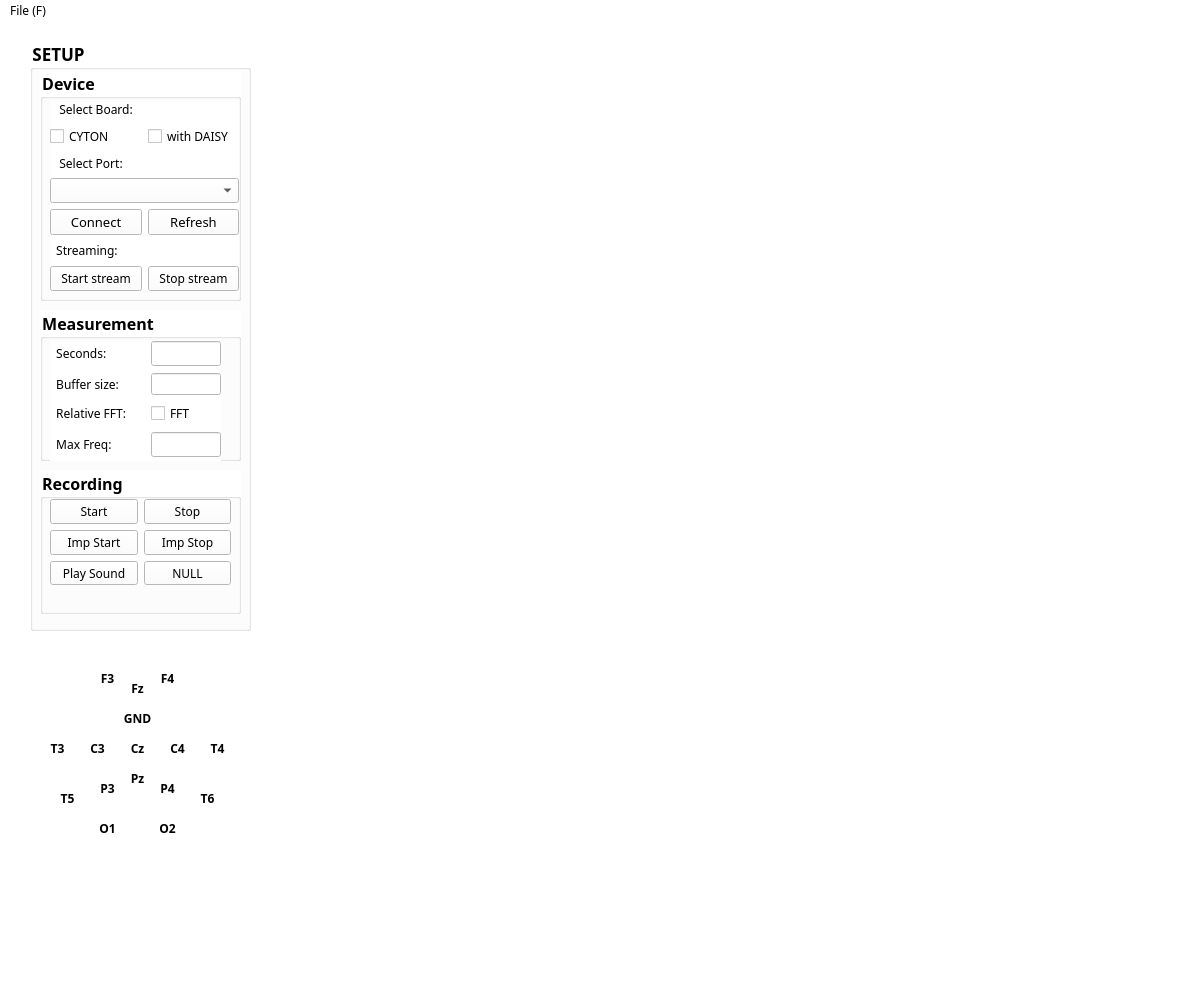
<?xml version="1.0" encoding="UTF-8"?>
<ui version="4.0">
 <class>MainWindow</class>
 <widget class="QWidget" name="MainWindow">
  <property name="geometry">
   <rect>
    <x>0</x>
    <y>0</y>
    <width>1200</width>
    <height>1000</height>
   </rect>
  </property>
  <property name="font">
   <font>
    <family>Malgun Gothic</family>
   </font>
  </property>
  <property name="windowTitle">
   <string>MainWindow</string>
  </property>
  <property name="styleSheet">
   <string notr="true">background-color:white</string>
  </property>
  <widget class="QWidget" name="centralwidget" native="true">
   <property name="geometry">
    <rect>
     <x>20</x>
     <y>40</y>
     <width>991</width>
     <height>851</height>
    </rect>
   </property>
   <widget class="QWidget" name="verticalLayoutWidget">
    <property name="geometry">
     <rect>
      <x>240</x>
      <y>10</y>
      <width>741</width>
      <height>841</height>
     </rect>
    </property>
    <layout class="QVBoxLayout" name="graph_layout"/>
   </widget>
   <widget class="QGroupBox" name="groupBox_2">
    <property name="geometry">
     <rect>
      <x>10</x>
      <y>0</y>
      <width>221</width>
      <height>591</height>
     </rect>
    </property>
    <property name="font">
     <font>
      <family>Malgun Gothic</family>
      <pointsize>13</pointsize>
      <weight>75</weight>
      <bold>true</bold>
     </font>
    </property>
    <property name="title">
     <string>SETUP</string>
    </property>
    <widget class="QGroupBox" name="groupBox_4">
     <property name="geometry">
      <rect>
       <x>10</x>
       <y>30</y>
       <width>201</width>
       <height>231</height>
      </rect>
     </property>
     <property name="font">
      <font>
       <family>Malgun Gothic</family>
       <pointsize>12</pointsize>
       <weight>75</weight>
       <bold>true</bold>
      </font>
     </property>
     <property name="title">
      <string>Device</string>
     </property>
     <widget class="QWidget" name="gridLayoutWidget_2">
      <property name="geometry">
       <rect>
        <x>10</x>
        <y>30</y>
        <width>189</width>
        <height>191</height>
       </rect>
      </property>
      <layout class="QGridLayout" name="gridLayout_2">
       <item row="3" column="0" colspan="2">
        <widget class="QComboBox" name="port_COMB">
         <property name="font">
          <font>
           <family>Malgun Gothic</family>
          </font>
         </property>
        </widget>
       </item>
       <item row="4" column="0">
        <widget class="QPushButton" name="connect_PB">
         <property name="font">
          <font>
           <family>Malgun Gothic</family>
           <pointsize>10</pointsize>
           <weight>50</weight>
           <bold>false</bold>
          </font>
         </property>
         <property name="text">
          <string>Connect</string>
         </property>
        </widget>
       </item>
       <item row="0" column="0" colspan="2">
        <widget class="QLabel" name="label_5">
         <property name="font">
          <font>
           <family>Malgun Gothic</family>
          </font>
         </property>
         <property name="text">
          <string>   Select Board:  </string>
         </property>
        </widget>
       </item>
       <item row="6" column="0">
        <widget class="QPushButton" name="start_PB">
         <property name="font">
          <font>
           <family>Malgun Gothic</family>
          </font>
         </property>
         <property name="text">
          <string>Start stream</string>
         </property>
        </widget>
       </item>
       <item row="1" column="0">
        <widget class="QCheckBox" name="cyton_CB">
         <property name="font">
          <font>
           <family>Malgun Gothic</family>
          </font>
         </property>
         <property name="text">
          <string>CYTON</string>
         </property>
        </widget>
       </item>
       <item row="1" column="1">
        <widget class="QCheckBox" name="daisy_CB">
         <property name="font">
          <font>
           <family>Malgun Gothic</family>
          </font>
         </property>
         <property name="text">
          <string>with DAISY</string>
         </property>
        </widget>
       </item>
       <item row="6" column="1">
        <widget class="QPushButton" name="stop_PB">
         <property name="font">
          <font>
           <family>Malgun Gothic</family>
          </font>
         </property>
         <property name="text">
          <string>Stop stream</string>
         </property>
        </widget>
       </item>
       <item row="4" column="1">
        <widget class="QPushButton" name="refresh_PB">
         <property name="font">
          <font>
           <family>Malgun Gothic</family>
           <pointsize>10</pointsize>
           <weight>50</weight>
           <bold>false</bold>
          </font>
         </property>
         <property name="text">
          <string>Refresh</string>
         </property>
        </widget>
       </item>
       <item row="2" column="0" colspan="2">
        <widget class="QLabel" name="label_4">
         <property name="font">
          <font>
           <family>Malgun Gothic</family>
          </font>
         </property>
         <property name="text">
          <string>   Select Port:  </string>
         </property>
        </widget>
       </item>
       <item row="5" column="0" colspan="2">
        <widget class="QLabel" name="label_6">
         <property name="font">
          <font>
           <family>Malgun Gothic</family>
          </font>
         </property>
         <property name="text">
          <string>  Streaming: </string>
         </property>
        </widget>
       </item>
      </layout>
     </widget>
    </widget>
    <widget class="QGroupBox" name="groupBox_3">
     <property name="geometry">
      <rect>
       <x>10</x>
       <y>270</y>
       <width>201</width>
       <height>151</height>
      </rect>
     </property>
     <property name="font">
      <font>
       <family>Malgun Gothic</family>
       <pointsize>12</pointsize>
       <weight>75</weight>
       <bold>true</bold>
      </font>
     </property>
     <property name="title">
      <string>Measurement</string>
     </property>
     <widget class="QWidget" name="gridLayoutWidget">
      <property name="geometry">
       <rect>
        <x>10</x>
        <y>30</y>
        <width>171</width>
        <height>121</height>
       </rect>
      </property>
      <layout class="QGridLayout" name="gridLayout">
       <item row="0" column="1">
        <widget class="QLineEdit" name="time_LE">
         <property name="font">
          <font>
           <family>Malgun Gothic</family>
          </font>
         </property>
        </widget>
       </item>
       <item row="2" column="1">
        <widget class="QCheckBox" name="fft_CB">
         <property name="font">
          <font>
           <family>Malgun Gothic</family>
          </font>
         </property>
         <property name="layoutDirection">
          <enum>Qt::LeftToRight</enum>
         </property>
         <property name="text">
          <string>FFT</string>
         </property>
        </widget>
       </item>
       <item row="0" column="0">
        <widget class="QLabel" name="label">
         <property name="font">
          <font>
           <family>Malgun Gothic</family>
          </font>
         </property>
         <property name="text">
          <string>  Seconds: </string>
         </property>
        </widget>
       </item>
       <item row="3" column="1">
        <widget class="QLineEdit" name="freq_LE">
         <property name="font">
          <font>
           <family>Malgun Gothic</family>
          </font>
         </property>
        </widget>
       </item>
       <item row="3" column="0">
        <widget class="QLabel" name="label_3">
         <property name="font">
          <font>
           <family>Malgun Gothic</family>
          </font>
         </property>
         <property name="text">
          <string>  Max Freq:    </string>
         </property>
        </widget>
       </item>
       <item row="2" column="0">
        <widget class="QLabel" name="label_2">
         <property name="font">
          <font>
           <family>Malgun Gothic</family>
          </font>
         </property>
         <property name="text">
          <string>  Relative FFT:      </string>
         </property>
        </widget>
       </item>
       <item row="1" column="0">
        <widget class="QLabel" name="label_7">
         <property name="font">
          <font>
           <family>Malgun Gothic</family>
          </font>
         </property>
         <property name="text">
          <string>  Buffer size:</string>
         </property>
        </widget>
       </item>
       <item row="1" column="1">
        <widget class="QLineEdit" name="buffer_LE"/>
       </item>
      </layout>
     </widget>
    </widget>
    <widget class="QGroupBox" name="groupBox_5">
     <property name="geometry">
      <rect>
       <x>10</x>
       <y>430</y>
       <width>201</width>
       <height>144</height>
      </rect>
     </property>
     <property name="font">
      <font>
       <family>Malgun Gothic</family>
       <pointsize>12</pointsize>
       <weight>75</weight>
       <bold>true</bold>
      </font>
     </property>
     <property name="title">
      <string>Recording</string>
     </property>
     <widget class="QWidget" name="gridLayoutWidget_3">
      <property name="geometry">
       <rect>
        <x>10</x>
        <y>29</y>
        <width>181</width>
        <height>86</height>
       </rect>
      </property>
      <layout class="QGridLayout" name="gridLayout_3">
       <item row="0" column="0">
        <widget class="QPushButton" name="rec_start_PB">
         <property name="font">
          <font>
           <family>Malgun Gothic</family>
          </font>
         </property>
         <property name="text">
          <string>Start</string>
         </property>
        </widget>
       </item>
       <item row="1" column="0">
        <widget class="QPushButton" name="Imp_start_PB">
         <property name="font">
          <font>
           <family>Malgun Gothic</family>
          </font>
         </property>
         <property name="text">
          <string>Imp Start</string>
         </property>
        </widget>
       </item>
       <item row="1" column="1">
        <widget class="QPushButton" name="Imp_stop_PB">
         <property name="font">
          <font>
           <family>Malgun Gothic</family>
          </font>
         </property>
         <property name="text">
          <string>Imp Stop</string>
         </property>
        </widget>
       </item>
       <item row="0" column="1">
        <widget class="QPushButton" name="rec_stop_PB">
         <property name="font">
          <font>
           <family>Malgun Gothic</family>
          </font>
         </property>
         <property name="text">
          <string>Stop</string>
         </property>
        </widget>
       </item>
       <item row="2" column="0">
        <widget class="QPushButton" name="Sound_PB">
         <property name="font">
          <font>
           <family>Malgun Gothic</family>
          </font>
         </property>
         <property name="text">
          <string>Play Sound</string>
         </property>
        </widget>
       </item>
       <item row="2" column="1">
        <widget class="QPushButton" name="Null_PB">
         <property name="font">
          <font>
           <family>Malgun Gothic</family>
          </font>
         </property>
         <property name="text">
          <string>NULL</string>
         </property>
        </widget>
       </item>
      </layout>
     </widget>
    </widget>
   </widget>
   <widget class="QLabel" name="F3_LB">
    <property name="geometry">
     <rect>
      <x>75</x>
      <y>630</y>
      <width>25</width>
      <height>16</height>
     </rect>
    </property>
    <property name="font">
     <font>
      <family>Malgun Gothic</family>
      <weight>75</weight>
      <bold>true</bold>
     </font>
    </property>
    <property name="text">
     <string>F3</string>
    </property>
    <property name="alignment">
     <set>Qt::AlignCenter</set>
    </property>
   </widget>
   <widget class="QLabel" name="F4_LB">
    <property name="geometry">
     <rect>
      <x>135</x>
      <y>630</y>
      <width>25</width>
      <height>16</height>
     </rect>
    </property>
    <property name="font">
     <font>
      <family>Malgun Gothic</family>
      <weight>75</weight>
      <bold>true</bold>
     </font>
    </property>
    <property name="text">
     <string>F4</string>
    </property>
    <property name="alignment">
     <set>Qt::AlignCenter</set>
    </property>
   </widget>
   <widget class="QLabel" name="Fz_LB">
    <property name="geometry">
     <rect>
      <x>105</x>
      <y>640</y>
      <width>25</width>
      <height>16</height>
     </rect>
    </property>
    <property name="font">
     <font>
      <family>Malgun Gothic</family>
      <weight>75</weight>
      <bold>true</bold>
     </font>
    </property>
    <property name="text">
     <string>Fz</string>
    </property>
    <property name="alignment">
     <set>Qt::AlignCenter</set>
    </property>
   </widget>
   <widget class="QLabel" name="T3_LB">
    <property name="geometry">
     <rect>
      <x>25</x>
      <y>700</y>
      <width>25</width>
      <height>16</height>
     </rect>
    </property>
    <property name="font">
     <font>
      <family>Malgun Gothic</family>
      <weight>75</weight>
      <bold>true</bold>
     </font>
    </property>
    <property name="text">
     <string>T3</string>
    </property>
    <property name="alignment">
     <set>Qt::AlignCenter</set>
    </property>
   </widget>
   <widget class="QLabel" name="C3_LB">
    <property name="geometry">
     <rect>
      <x>65</x>
      <y>700</y>
      <width>25</width>
      <height>16</height>
     </rect>
    </property>
    <property name="font">
     <font>
      <family>Malgun Gothic</family>
      <weight>75</weight>
      <bold>true</bold>
     </font>
    </property>
    <property name="text">
     <string>C3</string>
    </property>
    <property name="alignment">
     <set>Qt::AlignCenter</set>
    </property>
   </widget>
   <widget class="QLabel" name="Cz_LB">
    <property name="geometry">
     <rect>
      <x>105</x>
      <y>700</y>
      <width>25</width>
      <height>16</height>
     </rect>
    </property>
    <property name="font">
     <font>
      <family>Malgun Gothic</family>
      <weight>75</weight>
      <bold>true</bold>
     </font>
    </property>
    <property name="text">
     <string>Cz</string>
    </property>
    <property name="alignment">
     <set>Qt::AlignCenter</set>
    </property>
   </widget>
   <widget class="QLabel" name="C4_LB">
    <property name="geometry">
     <rect>
      <x>145</x>
      <y>700</y>
      <width>25</width>
      <height>16</height>
     </rect>
    </property>
    <property name="font">
     <font>
      <family>Malgun Gothic</family>
      <weight>75</weight>
      <bold>true</bold>
     </font>
    </property>
    <property name="text">
     <string>C4</string>
    </property>
    <property name="alignment">
     <set>Qt::AlignCenter</set>
    </property>
   </widget>
   <widget class="QLabel" name="T4_LB">
    <property name="geometry">
     <rect>
      <x>185</x>
      <y>700</y>
      <width>25</width>
      <height>16</height>
     </rect>
    </property>
    <property name="font">
     <font>
      <family>Malgun Gothic</family>
      <weight>75</weight>
      <bold>true</bold>
     </font>
    </property>
    <property name="text">
     <string>T4</string>
    </property>
    <property name="alignment">
     <set>Qt::AlignCenter</set>
    </property>
   </widget>
   <widget class="QLabel" name="T5_LB">
    <property name="geometry">
     <rect>
      <x>35</x>
      <y>750</y>
      <width>25</width>
      <height>16</height>
     </rect>
    </property>
    <property name="font">
     <font>
      <family>Malgun Gothic</family>
      <weight>75</weight>
      <bold>true</bold>
     </font>
    </property>
    <property name="text">
     <string>T5</string>
    </property>
    <property name="alignment">
     <set>Qt::AlignCenter</set>
    </property>
   </widget>
   <widget class="QLabel" name="P3_LB">
    <property name="geometry">
     <rect>
      <x>75</x>
      <y>740</y>
      <width>25</width>
      <height>16</height>
     </rect>
    </property>
    <property name="font">
     <font>
      <family>Malgun Gothic</family>
      <weight>75</weight>
      <bold>true</bold>
     </font>
    </property>
    <property name="text">
     <string>P3</string>
    </property>
    <property name="alignment">
     <set>Qt::AlignCenter</set>
    </property>
   </widget>
   <widget class="QLabel" name="Pz_LB">
    <property name="geometry">
     <rect>
      <x>105</x>
      <y>730</y>
      <width>25</width>
      <height>16</height>
     </rect>
    </property>
    <property name="font">
     <font>
      <family>Malgun Gothic</family>
      <weight>75</weight>
      <bold>true</bold>
     </font>
    </property>
    <property name="text">
     <string>Pz</string>
    </property>
    <property name="alignment">
     <set>Qt::AlignCenter</set>
    </property>
   </widget>
   <widget class="QLabel" name="P4_LB">
    <property name="geometry">
     <rect>
      <x>135</x>
      <y>740</y>
      <width>25</width>
      <height>16</height>
     </rect>
    </property>
    <property name="font">
     <font>
      <family>Malgun Gothic</family>
      <weight>75</weight>
      <bold>true</bold>
     </font>
    </property>
    <property name="text">
     <string>P4</string>
    </property>
    <property name="alignment">
     <set>Qt::AlignCenter</set>
    </property>
   </widget>
   <widget class="QLabel" name="T6_LB">
    <property name="geometry">
     <rect>
      <x>175</x>
      <y>750</y>
      <width>25</width>
      <height>16</height>
     </rect>
    </property>
    <property name="font">
     <font>
      <family>Malgun Gothic</family>
      <weight>75</weight>
      <bold>true</bold>
     </font>
    </property>
    <property name="text">
     <string>T6</string>
    </property>
    <property name="alignment">
     <set>Qt::AlignCenter</set>
    </property>
   </widget>
   <widget class="QLabel" name="O1_LB">
    <property name="geometry">
     <rect>
      <x>75</x>
      <y>780</y>
      <width>25</width>
      <height>16</height>
     </rect>
    </property>
    <property name="font">
     <font>
      <family>Malgun Gothic</family>
      <weight>75</weight>
      <bold>true</bold>
     </font>
    </property>
    <property name="text">
     <string>O1</string>
    </property>
    <property name="alignment">
     <set>Qt::AlignCenter</set>
    </property>
   </widget>
   <widget class="QLabel" name="O2_LB">
    <property name="geometry">
     <rect>
      <x>135</x>
      <y>780</y>
      <width>25</width>
      <height>16</height>
     </rect>
    </property>
    <property name="font">
     <font>
      <family>Malgun Gothic</family>
      <weight>75</weight>
      <bold>true</bold>
     </font>
    </property>
    <property name="text">
     <string>O2</string>
    </property>
    <property name="alignment">
     <set>Qt::AlignCenter</set>
    </property>
   </widget>
   <widget class="QLabel" name="GND_LB">
    <property name="geometry">
     <rect>
      <x>100</x>
      <y>670</y>
      <width>35</width>
      <height>16</height>
     </rect>
    </property>
    <property name="font">
     <font>
      <family>Malgun Gothic</family>
      <weight>75</weight>
      <bold>true</bold>
     </font>
    </property>
    <property name="text">
     <string>GND</string>
    </property>
    <property name="alignment">
     <set>Qt::AlignCenter</set>
    </property>
   </widget>
  </widget>
  <widget class="QMenuBar" name="menubar">
   <property name="geometry">
    <rect>
     <x>0</x>
     <y>0</y>
     <width>1000</width>
     <height>24</height>
    </rect>
   </property>
   <widget class="QMenu" name="menuFile_F">
    <property name="font">
     <font>
      <pointsize>10</pointsize>
     </font>
    </property>
    <property name="title">
     <string>File (F)</string>
    </property>
    <addaction name="actionSave_As"/>
    <addaction name="actionNew_File"/>
   </widget>
   <addaction name="menuFile_F"/>
  </widget>
  <widget class="QStatusBar" name="statusbar">
   <property name="geometry">
    <rect>
     <x>0</x>
     <y>0</y>
     <width>3</width>
     <height>21</height>
    </rect>
   </property>
  </widget>
  <action name="actionSave_As">
   <property name="text">
    <string>Save As</string>
   </property>
   <property name="font">
    <font>
     <family>Malgun Gothic</family>
    </font>
   </property>
  </action>
  <action name="actionNew_File">
   <property name="text">
    <string>New File</string>
   </property>
   <property name="font">
    <font>
     <family>Malgun Gothic</family>
    </font>
   </property>
  </action>
 </widget>
 <resources/>
 <connections/>
</ui>
